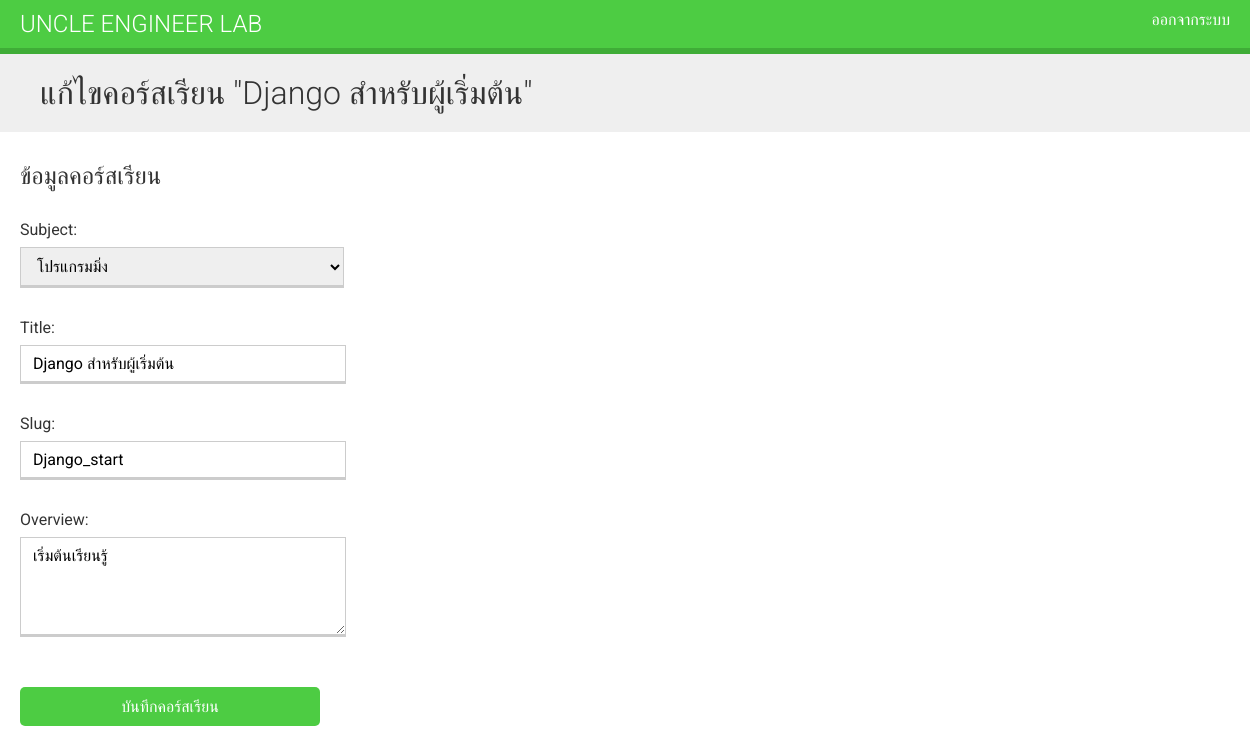
The app's page /course/6/edit/ (signed in), older data.
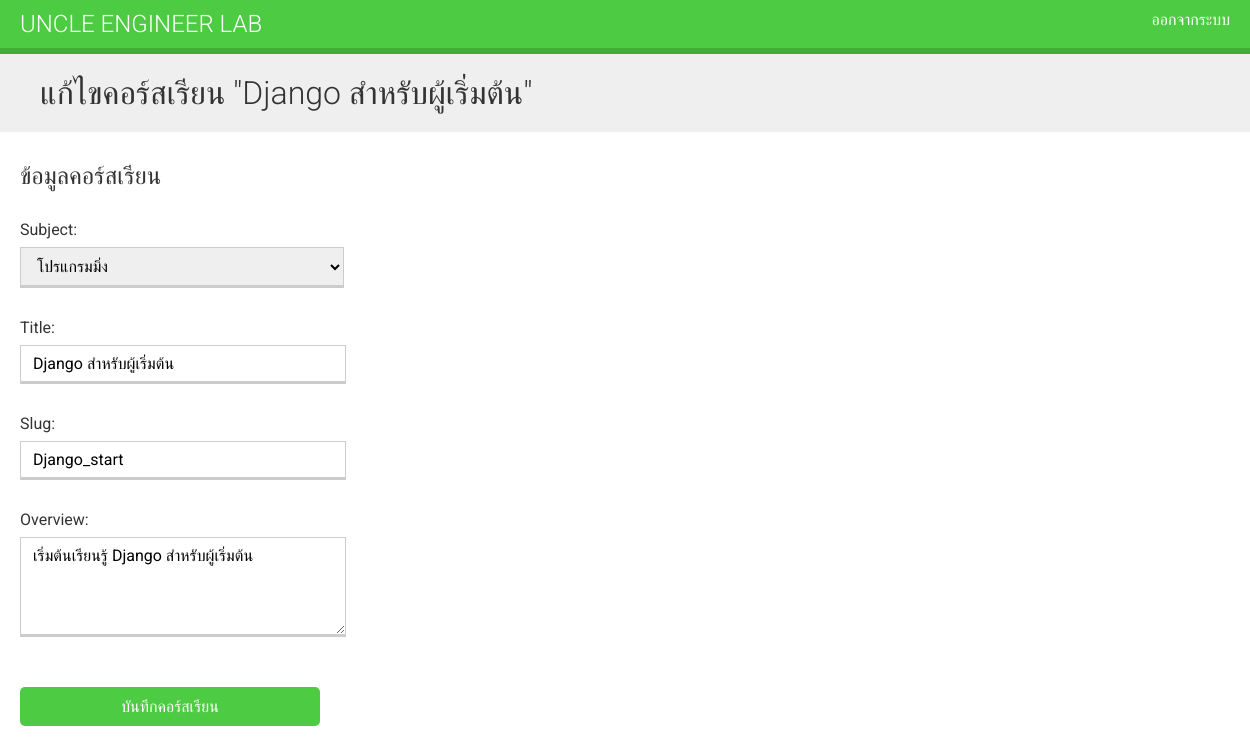
The same page, newer data.
### courses/models.py (models this page shows, shortened)
class Course(models.Model):
    students = models.ManyToManyField(User,
                                    related_name='courses_joined',
                                    blank=True)
    owner = models.ForeignKey(User,related_name='courses_created',on_delete=models.CASCADE)
    subject = models.ForeignKey(Subject,related_name='courses',on_delete=models.CASCADE)
    title = models.CharField(max_length=200)
    slug = models.SlugField(max_length=200, unique=True)
    overview = models.TextField()
    created = models.DateTimeField(auto_now_add=True)
    class Meta:
        ordering = ['-created']

### courses/views.py (the view)
# urls.py: path('<pk>/edit/',views.CourseUpdateView.as_view(),name='course_edit'),
class CourseUpdateView(PermissionRequiredMixin,OwnerCourseEditMixin, UpdateView):
    permission_required = 'courses.change_course'

### courses/models.py (called while the page is built)
    def __str__(self):
        return self.title

### courses/views.py (called while the page is built)
    def get_queryset(self):
        qs = super(OwnerMixin, self).get_queryset()
        return qs.filter(owner=self.request.user)

### courses/templates/courses/manage/course/form.html (shortened to what this page needs)
{% extends "base.html" %}
{% block content %}
<h1>
    {% if object %}
        แก้ไขคอร์สเรียน "{{ object.title }}"
    {% else %}
        สร้างคอร์สเรียนใหม่
    {% endif %}
</h1>
<div class="module">
<h2>ข้อมูลคอร์สเรียน</h2>
<form action="." method="post">
    {{ form.as_p }}
<p><input type="submit" value="บันทึกคอร์สเรียน"></p>
</form>
</div>
{% endblock %}

Row changes from the older to the newer data that the page shows:
changed Course "Django สำหรับผู้เริ่มต้น": overview "เริ่มต้นเรียนรู้" → "เริ่มต้นเรียนรู้ Django สำหรับผู้เริ่มต้น"
